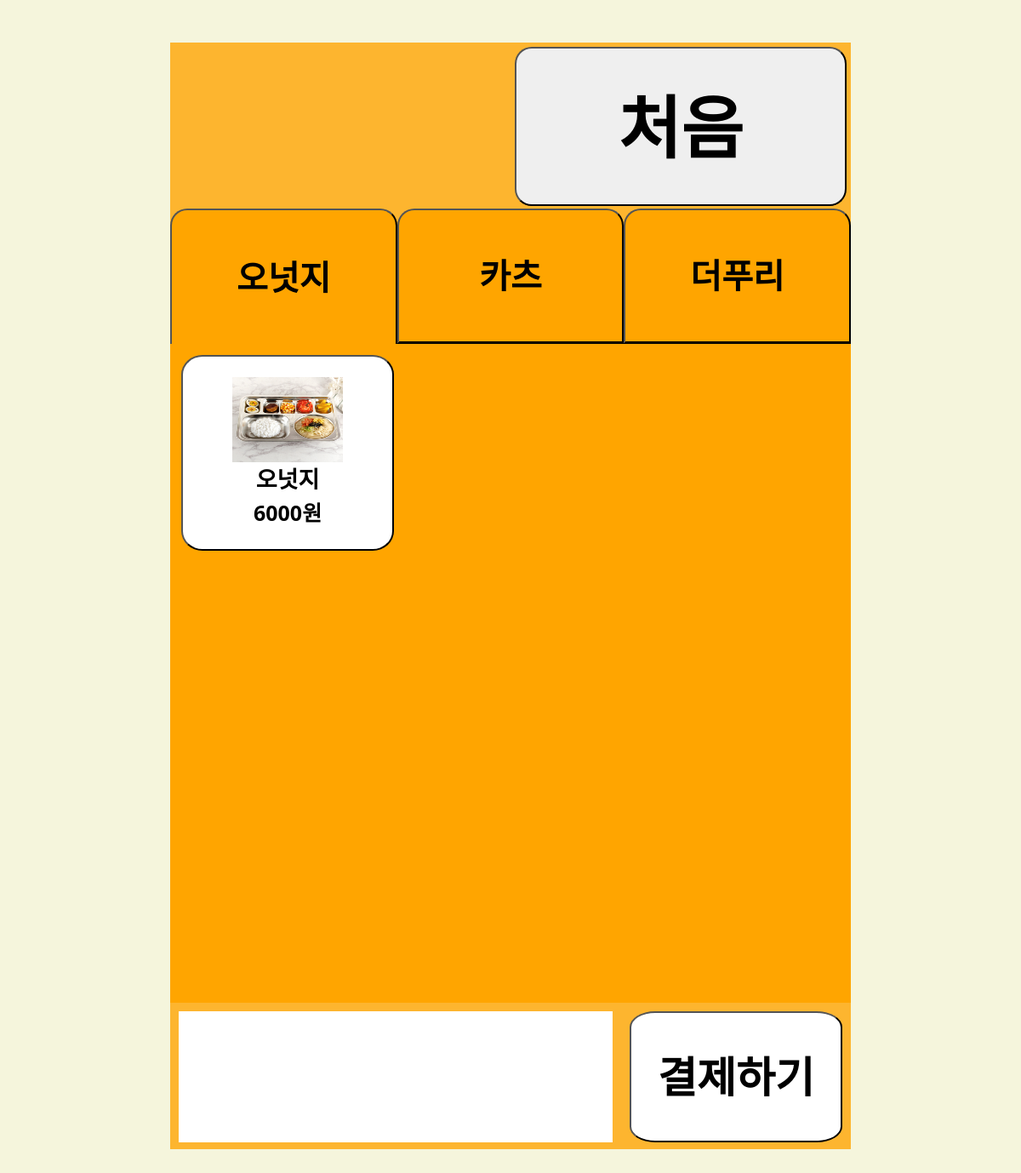
The app's page /menu/, older data.
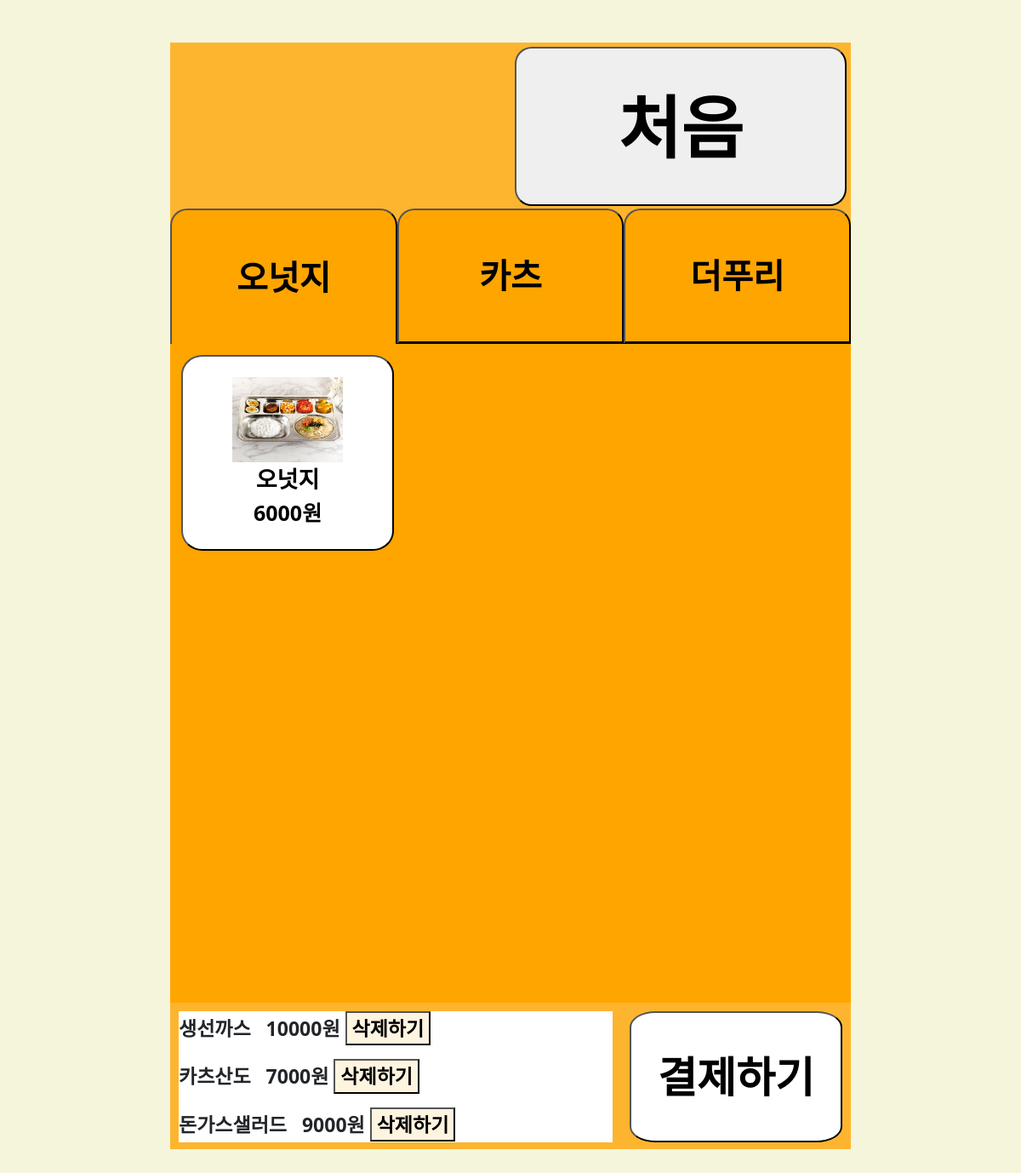
The same page, newer data.
### menu/models.py (models this page shows)
class Menu(models.Model):
    CATEGORY = (
        ('오넛지', '오넛지'),
        ('카츠', '카츠'),
        ('더푸리', '더푸리'),
    )
    name = models.CharField('메뉴명', max_length=250, unique=True) #메뉴명
    price = models.IntegerField() #가격
    category = models.CharField(max_length=5, choices=CATEGORY) #카테고리
    image = models.ImageField(upload_to="menu/") #음식이미지

class Cart(models.Model):
    name = models.CharField(max_length=250) #메뉴명
    price = models.IntegerField() #가격
    image = models.TextField() #음식이미지

### menu/views.py (the view)
# urls.py: path('menu/', include('menu.urls')),
def menu(request):
    global tapNumber
    menus_1 = Menu.objects.filter(category="오넛지")
    menus_2 = Menu.objects.filter(category="카츠")
    menus_3 = Menu.objects.filter(category="더푸리")
    carts = Cart.objects.all()
    return render(request, 'menu/menu_list.html',
                    {'menus_1': menus_1,
                    'menus_2': menus_2,
                    'menus_3': menus_3,
                    'carts': carts,
                    'tapNumber': tapNumber})

### menu/templates/menu/menu_list.html (shortened to what this page needs)
{% extends 'base.html' %}
{% load static %}
{% block content %}
<div class="header">
    <a href="{% url 'menu:cart_delete' %}"><button class="back" onmouseover="speakText('처음')"
            onmouseleave="stopSpeaking();">처음</button></a>
</div>
<div class="menu_container">
    <nav class="menu_category">
        <button {%if tapNumber == "0" %} id="defaultOpen"{%endif%} class="tablinks" onclick="moveInTabs(event,'category_1')" onmouseover="speakText('오넛지')"onmouseleave="stopSpeaking();">오넛지</button>
        <button {%if tapNumber == "1" %} id="defaultOpen"{%endif%} class="tablinks" onclick="moveInTabs(event,'category_2')" onmouseover="speakText('카츠')"onmouseleave="stopSpeaking();">카츠</button>
        <button {%if tapNumber == "2" %} id="defaultOpen"{%endif%} class="tablinks" onclick="moveInTabs(event,'category_3')" onmouseover="speakText('더푸리')"onmouseleave="stopSpeaking();">더푸리</button>
    </nav>
    <div id="category_1" class="tabcontent">
        <div class="menu_group">
            {% for menu in menus_1 %}
            <form action="{% url 'menu:cart_push' %}" method="post" onsubmit="cartPush(event)">
                <button type="submit" class="menu" onmouseover="speakText('{{menu.name}} {{menu.price}}원')"
                    onmouseleave="stopSpeaking();" onclick="speakText('{{menu.name}}을 선택했습니다.')">
                    <img src="{{ menu.image.url }}" alt="메뉴 사진">
                    <div class="menuname">{{menu.name}}</div>
                    <div class="menuprice">{{menu.price}}원</div>
                </button>
            </form>
            {% endfor %}
        </div>
    </div>
    <div class="payContainer">
        <div class="cart" style="background-color: white;" onmouseover="speakCartNames()" onmouseleave="stopSpeaking2();">
            {% for cart in carts %}
            <p id="cart_name"><span id="cart_name_2">{{cart.name}}</span> &nbsp;&nbsp;{{cart.price}}원
                <a href="{% url 'menu:delete' cart.id %}"><button id="cart_delete">삭제하기</button></a>
                <br>
            </p>
            {% endfor %}
        </div>
        <a href="{% url 'main:cart_list' %}"><button class="pay" style="background-color: white;"
                onmouseover="speakText('결제하기')" onmouseleave="stopSpeaking();">결제하기</button></a>
    </div>
    {% endblock %}

Row changes from the older to the newer data that the page shows:
added Cart: name "생선까스", price "10000"
added Cart: name "카츠산도", price "7000"
added Cart: name "돈가스샐러드", price "9000"
